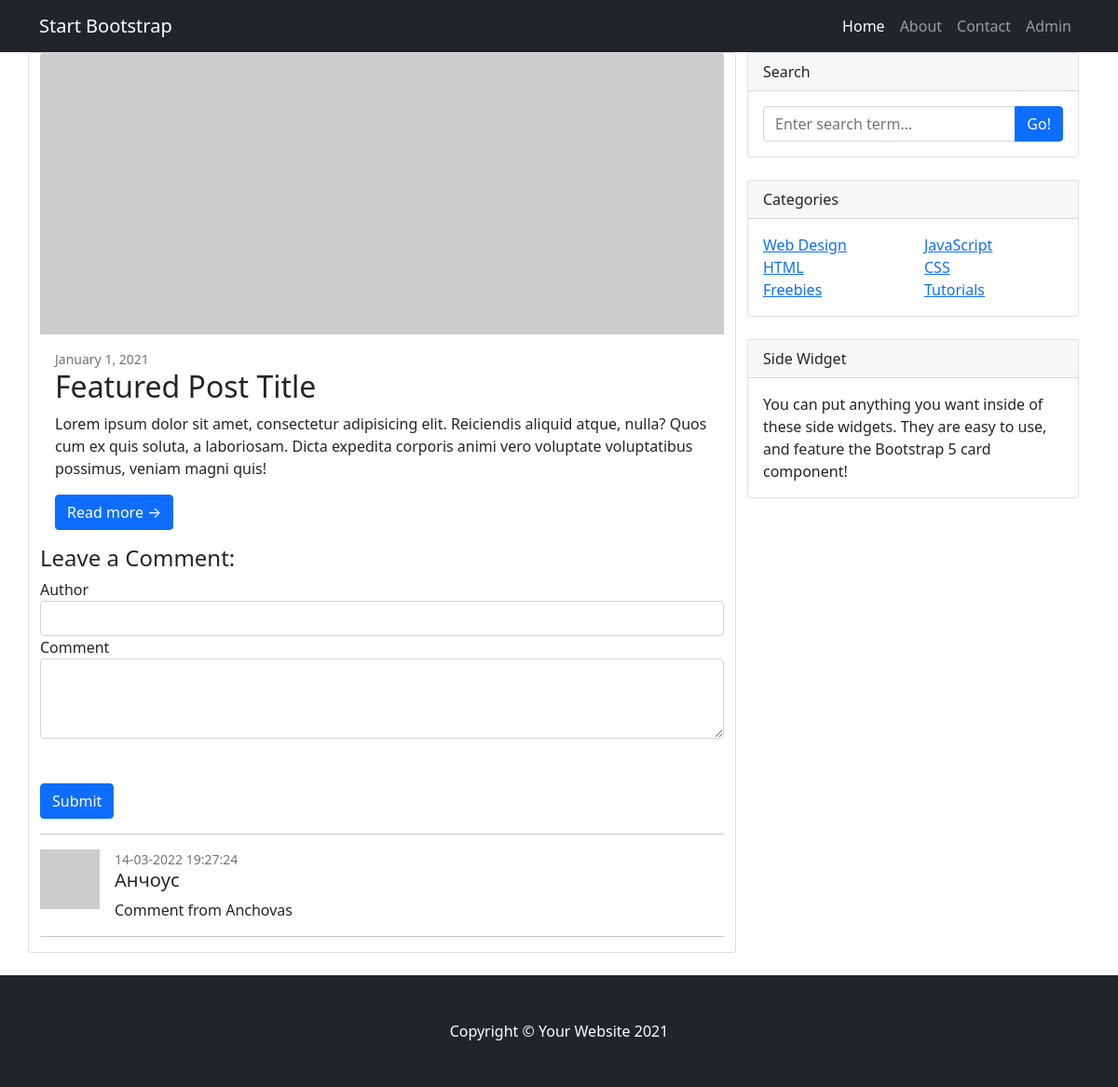
The app's page /photo.php?id=12 with its own data.
### tables this page shows
CREATE TABLE `comments` (
  `id` int(11) NOT NULL,
  `photo_id` int(11) NOT NULL,
  `author` varchar(255) NOT NULL,
  `body` text NOT NULL,
  `date` datetime NOT NULL
);

### admin/includes/database.php (called while the page is built, shortened)
<?php
class Database
{
   public $connection;
   public function open_db_connection()
   {
      $this->connection = new mysqli(DB_HOST, DB_USER, DB_PASS, DB_NAME);
   }
   public function query($sql)
   {
      $result = $this->connection->query($sql);
      return $result;
   }
   public function escape_string($string)
   {
      return $this->connection->real_escape_string($string);
   }
}
$database = new Database();

### admin/includes/db_object.php (called while the page is built, shortened)
<?php
class Db_object
{
   public static function find_by_id($id)
   {
      $the_result_array = static::find_by_query("SELECT * FROM " . static::$db_table . " WHERE id = $id LIMIT 1");
      return !empty($the_result_array) ? array_shift($the_result_array) : false;
   }
   public static function find_by_query($sql)
   {
      global $database;
      $result_set = $database->query($sql);
      $the_object_array = array();
      while ($row = mysqli_fetch_array($result_set)) {
         $the_object_array[] = static::instantiation($row);
      }
      return $the_object_array;
   }
   public static function instantiation($the_record)
   {
      $the_object = new $calling_class;
      foreach ($the_record as $property => $value) {
         if ($the_object->has_the_property($property)) {
            $the_object->$property = $value;
         }
      }
      return $the_object;
   }
   private function has_the_property($property)
   {
      $object_properties = get_object_vars($this);
      return array_key_exists($property, $object_properties);
   }
}

### admin/includes/comment.php (called while the page is built, shortened)
<?php
class Comment extends Db_object
{
   protected static $db_table = "comments";
   public static function find_the_comments($photo_id = 0)
   {
      global $database;
      $sql = "SELECT * FROM " . self::$db_table . " WHERE photo_id =" . $database->escape_string($photo_id) . " ORDER BY photo_id ASC";
      return self::find_by_query($sql);
   }
}

### photo.php (the view, shortened to what this page needs)
<?php include "includes/header.php"; ?>
<?php
$photo = Photo::find_by_id($_GET['id']);
$comments = Comment::find_the_comments($photo->id);
?>
<div class="row">
   <div class="col-lg-8">
      <div class="row">
         <div class="card mb-4">
            <a href="#!"><img class="card-img-top" src="https://dummyimage.com/850x350/dee2e6/6c757d.jpg" alt="..." /></a>
            <div class="card-body">
               <div class="small text-muted">January 1, 2021</div>
               <h2 class="card-title">Featured Post Title</h2>
               <p class="card-text">Lorem ipsum dolor sit amet, consectetur adipisicing elit. Reiciendis aliquid atque, nulla? Quos cum ex quis soluta, a laboriosam. Dicta expedita corporis animi vero voluptate voluptatibus possimus, veniam magni quis!</p>
               <a class="btn btn-primary" href="#!">Read more →</a>
            </div>
            <div class="well">
               <h4>Leave a Comment:</h4>
               <form role="form" method="POST">
                  <div class="form-group">
                     <label for="author">Author</label>
                     <input type="text" name="author" class="form-control">
                  </div>
                  <div class="form-group">
                     <label for="body">Comment</label>
                     <textarea class="form-control" name="body" rows="3"></textarea>
                  </div>
                  <button type="submit" name="submit" class="btn btn-primary mt-5">Submit</button>
               </form>
            </div>
            <hr>
            <?php foreach ($comments as $comment) : ?>
               <div class="media d-flex">
                  <img class="align-self-start me-3" src="http://placehold.it/64x64" alt="">
                  <div class="media-body">
                     <div class="small text-muted"><?php echo date('d-m-Y H:i:s', strtotime($comment->date)); ?></div>
                     <h5 class="mt-0"><?php echo $comment->author; ?></h5>
                     <?php echo $comment->body; ?>
                  </div>
               </div>
               <hr>
            <?php endforeach; ?>
         </div>
      </div>
   </div>
   <div class="col-lg-4">
      <?php include "includes/sidebar.php" ?>
   </div>
</div>
</div>
<?php include "includes/footer.php"; ?>

### includes/header.php (shortened to what this page needs)
<!DOCTYPE html>
<html lang="en">
<head>
   <link href="https://cdn.jsdelivr.net/npm/bootstrap@5.1.3/dist/css/bootstrap.min.css" rel="stylesheet">
</head>
<body>
   <?php include 'navigation.php' ?>
   <div class="container">

### includes/navigation.php (shortened to what this page needs)
<nav class="navbar navbar-expand-lg navbar-dark bg-dark">
   <div class="container">
      <a class="navbar-brand" href="#!">Start Bootstrap</a>
      <div class="collapse navbar-collapse" id="navbarSupportedContent">
         <ul class="navbar-nav ms-auto mb-2 mb-lg-0">
            <li class="nav-item"><a class="nav-link active" aria-current="page" href="#">Home</a></li>
            <li class="nav-item"><a class="nav-link" href="#!">About</a></li>
            <li class="nav-item"><a class="nav-link" href="#!">Contact</a></li>
            <li class="nav-item"><a class="nav-link" href="#admin">Admin</a></li>
         </ul>
      </div>
   </div>
</nav>

### includes/sidebar.php
<div class="card mb-4">
   <div class="card-header">Search</div>
   <div class="card-body">
      <div class="input-group">
         <input class="form-control" type="text" placeholder="Enter search term..." aria-label="Enter search term..." aria-describedby="button-search" />
         <button class="btn btn-primary" id="button-search" type="button">Go!</button>
      </div>
   </div>
</div>
<div class="card mb-4">
   <div class="card-header">Categories</div>
   <div class="card-body">
      <div class="row">
         <div class="col-sm-6">
            <ul class="list-unstyled mb-0">
               <li><a href="#!">Web Design</a></li>
               <li><a href="#!">HTML</a></li>
               <li><a href="#!">Freebies</a></li>
            </ul>
         </div>
         <div class="col-sm-6">
            <ul class="list-unstyled mb-0">
               <li><a href="#!">JavaScript</a></li>
               <li><a href="#!">CSS</a></li>
               <li><a href="#!">Tutorials</a></li>
            </ul>
         </div>
      </div>
   </div>
</div>
<div class="card mb-4">
   <div class="card-header">Side Widget</div>
   <div class="card-body">You can put anything you want inside of these side widgets. They are easy to use, and feature the Bootstrap 5 card component!</div>
</div>

### includes/footer.php (shortened to what this page needs)
<footer class="py-5 bg-dark">
   <div class="container">
      <p class="m-0 text-center text-white">Copyright &copy; Your Website 2021</p>
   </div>
</footer>
</body>
</html>

### records on screen
comments: date "14-03-2022 19:27:24", author "Анчоус", body "Comment from Anchovas"
